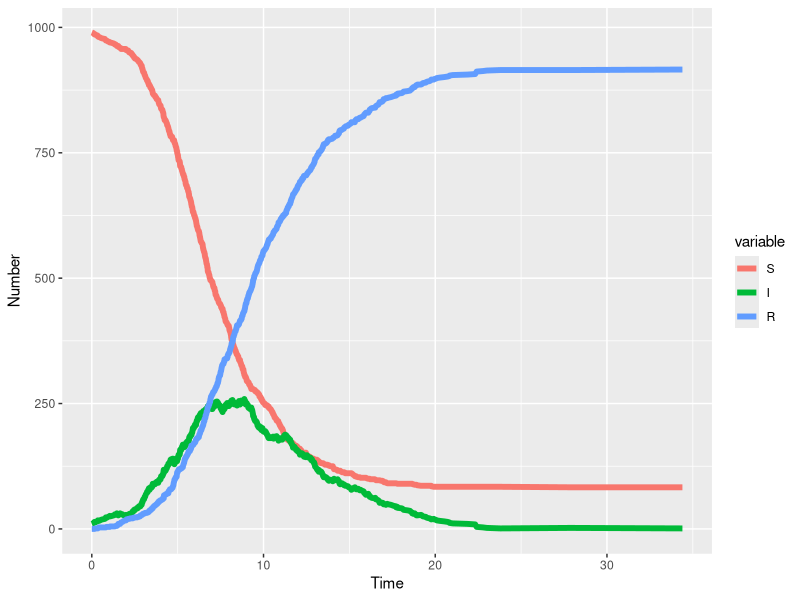

R code for this plot:
## ---- chunk 1
rm(list = ls())
library(knitr)
oldSource <- knit_hooks$get("source")
knit_hooks$set(source = function(x, options) {
  x <- oldSource(x, options)
  x <- ifelse(!is.null(options$ref), paste0("\\label{", options$ref, "}", x), x)
  ifelse(!is.null(options$codecap), paste0("\\captionof{chunk}{", options$codecap,"}", x), x)
})

knitr::opts_chunk$set(cache = FALSE, fig.width = 7, fig.height = 4, 
                      out.extra = '', out.width = "0.6\\textwidth",
                      fig.align='center', fig.pos = "h")

# You might need to install the package rticles for the formatting to work.
# To build run
# rmarkdown::render('unit_testing.Rmd')
## ---- chunk 2
library(ggplot2)
library(testthat)
library(reshape2)
## ---- chunk 3

# set the seed so that our simulations are
#   reproducible.
set.seed(20200908)

# Define parameters
beta <- 0.001 # Tranmsission parameter
gamma <- 0.4 # Recovery parameter
N <- 1000 # Population size
S0 <- 990 # Starting number of susceptibles.
I0 <- 10 # Starting number of infected.
R0 <- N - S0 - I0 # Starting number of Recovered.
tf <- 2000  # Run until time reaches this value.

# Initialise the simulation.
time <- 0
S <- S0
I <- I0
R <- R0
ta <- numeric(0)
Sa <- numeric(0)
Ia <- numeric(0)
Ra <- numeric(0)

# Run the simulation until time reaches
#   tf.
while (time < tf) {
  
    ta <- c(ta, time)
    Sa <- c(Sa, S)
    Ia <- c(Ia, I)
    Ra <- c(Ra, R)
    
    # Infection rate.
    pf1 <- beta * S * I
    # Transmission rate
    pf2 <- gamma * I
    # Total rate of all events
    pf <- pf1 + pf2
    # Draw waiting time for this event.
    dt <- rexp(1, rate = pf)
    # Increment the current time.
    time <- time + dt
    
    # If we have reach time tf, finish the simulation
    if (time > tf) {
        break
    }
    
    # Select whether the event is a transmission
    #   or recovery event.
    if (runif(1) < (pf1 / pf)) {
        # Transmission event.
        S <- S - 1
        I <- I + 1
    } else {
        # Recovery event
        I <- I - 1
        R <- R + 1
    }
    
    # If the epidemic is extinct, end the simulation
    if (I == 0) {
        break
    }
}

results <- data.frame(time = ta, S = Sa, I = Ia, R = Ra)
## ---- chunk 4
sir_out_long <- melt(results,"time")
ggplot(sir_out_long, 
       aes(x = time, y = value, colour = variable, group = variable))+
  geom_line(lwd = 2) +
  xlab("Time") + ylab("Number")

## ---- chunk 5

initialiseSim <- function(S0, I0, R0){
  sim <- list()
  sim$time <- 0
  sim$S <- S0
  sim$I <- I0
  sim$R <- R0
  sim$ta <- numeric(0)
  sim$Sa <- numeric(0)
  sim$Ia <- numeric(0)
  sim$Ra <- numeric(0)
  return(sim)
}

sim <- initialiseSim(S0, I0, R0)

runSim <- function(sim, beta, gamma, tf){
  # Run the simulation until time reaches
  #   tf.
  while (time < tf) {
    
      sim$ta <- c(sim$ta, sim$time)
      sim$Sa <- c(sim$Sa, sim$S)
      sim$Ia <- c(sim$Ia, sim$I)
      sim$Ra <- c(sim$Ra, sim$R)
      
      # Infection rate.
      pf1 <- beta * sim$S * sim$I
      # Transmission rate
      pf2 <- gamma * sim$I
      # Total rate of all events
      pf <- pf1 + pf2
      # Draw waiting time for this event.
      dt <- rexp(1, rate = pf)
      # Increment the current time.
      sim$time <- sim$time + dt
      
      # If we have reach time tf, finish the simulation
      if (sim$time > tf) {
          break
      }
      
      # Select whether the event is a transmission
      #   or recovery event.
      if (runif(1) < (pf1 / pf)) {
          # Transmission event.
          sim$S <- sim$S - 1
          sim$I <- sim$I + 1
      } else {
          # Recovery event
          sim$I <- sim$I - 1
          sim$R <- sim$R + 1
      }
      
      # If the epidemic is extinct, end the simulation
      if (sim$I == 0) {
          break
      }
  }
  results <- data.frame(time = sim$ta, S = sim$Sa, I = sim$Ia, R = sim$Ra)
  return(results)
}
  
sim <- runSim(sim, beta, gamma, tf)


## ---- chunk 6

## ---- chunk 7

## ---- chunk 8

## ---- chunk 9

## ---- chunk 10

## ---- chunk 11

## ---- chunk 12

## ---- chunk 13
set.seed(10261985)
## ---- chunk 14
set.seed(11121955)

## ---- chunk 15

## ---- chunk 16

## ---- chunk 17
